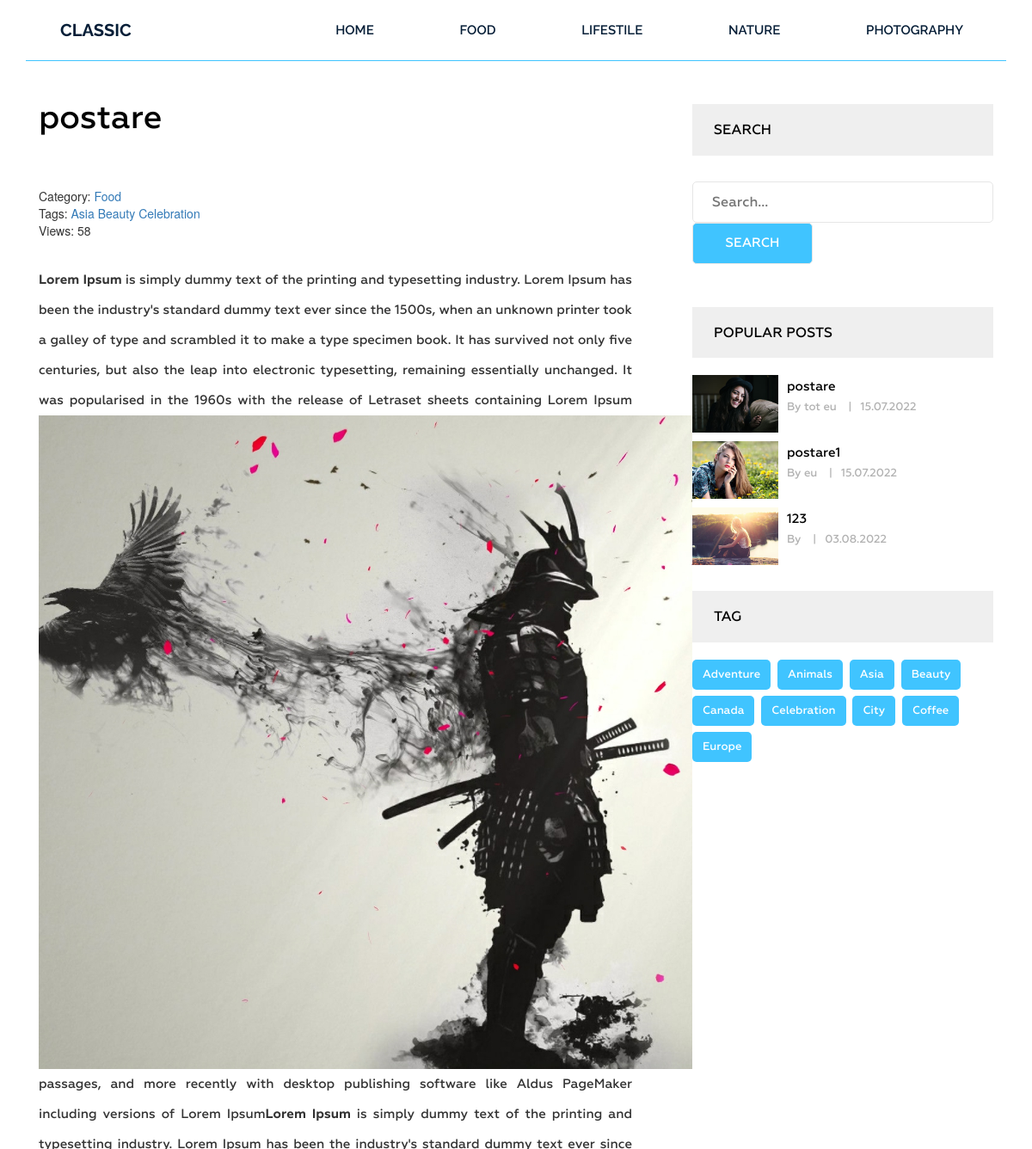
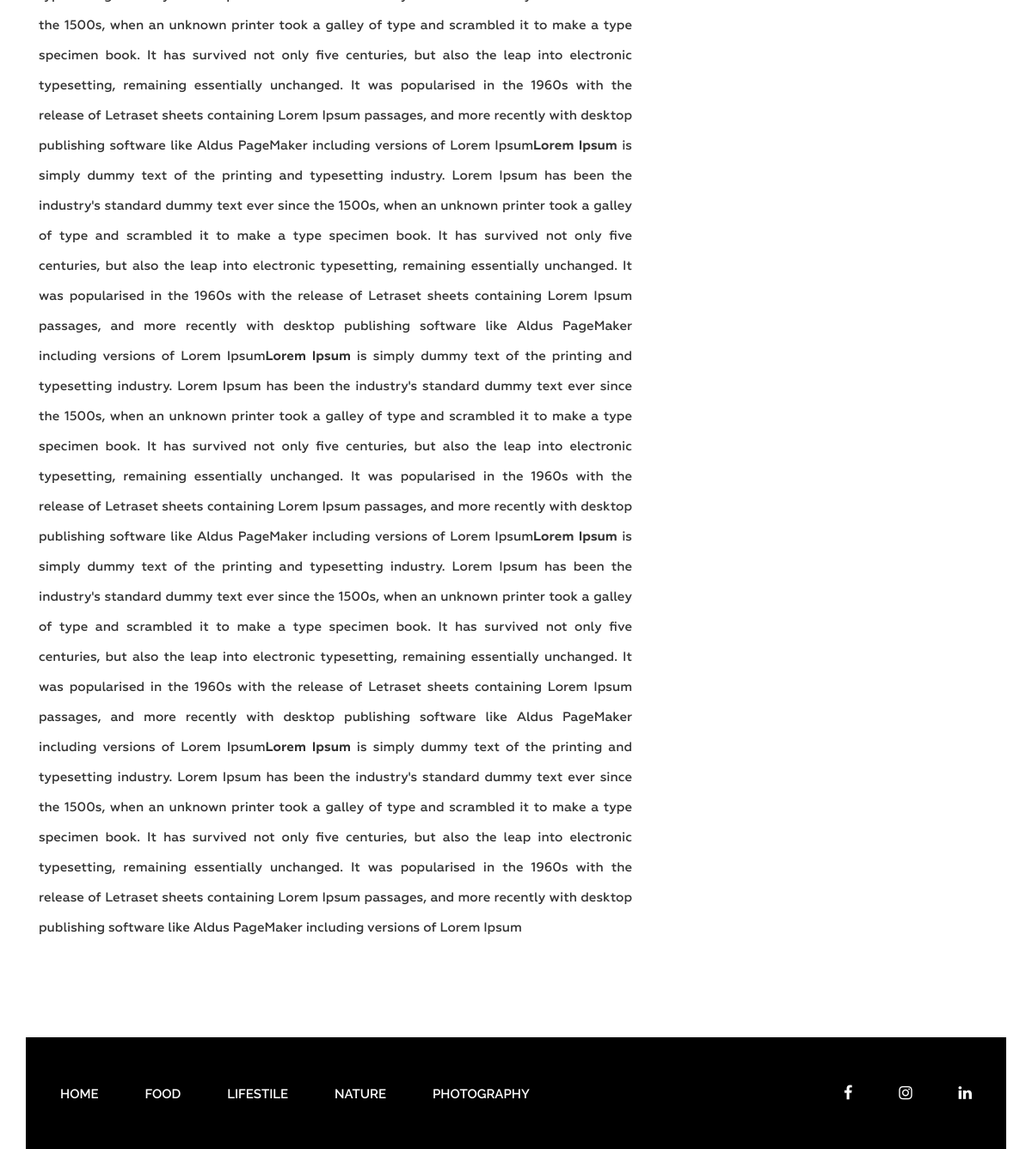
/post/postare/, run on the app's committed database (2 pictures, top to bottom).
### blog/models.py (models this page shows, shortened)
class Category(models.Model):
    title = models.CharField(max_length=255)
    slug = models.SlugField(max_length=255, verbose_name='Url', unique=True)
    def __str__(self):
        return self.title
    def get_absolute_url(self):
        return reverse('category', kwargs={"slug": self.slug})
    class Meta:
        verbose_name = 'Категория(ю)'
        verbose_name_plural = 'Категории'
        ordering = ['title']

class Post(models.Model):
    title = models.CharField(max_length=255)
    slug = models.SlugField(max_length=255, verbose_name='Url', unique=True)
    author = models.CharField(max_length=100)
    content = models.TextField(blank=True)
    created_at = models.DateTimeField(auto_now_add=True, verbose_name='Опубликовано')
    photo = models.ImageField(upload_to='photos/%Y/%m/%d/', blank=True)
    views = models.IntegerField(default=0, verbose_name='Кол-во просмотров')
    category = models.ForeignKey(Category, on_delete=models.PROTECT, related_name='posts')
    tags = models.ManyToManyField(Tag, blank=True, related_name='posts')
    def get_absolute_url(self):
        return reverse('post', kwargs={"slug": self.slug})
    class Meta:
        verbose_name = 'Статья(ю)'
        verbose_name_plural = 'Статьи'
        ordering = ['-created_at']

class Tag(models.Model):
    title = models.CharField(max_length=50)
    slug = models.SlugField(max_length=50, verbose_name='Url', unique=True)
    def get_absolute_url(self):
        return reverse('tag', kwargs={"slug": self.slug})
    class Meta:
        verbose_name = 'tag'
        verbose_name_plural = 'tags'
        ordering = ['title']

### blog/views.py (the view)
# urls.py: path('post/<str:slug>/', GetPost.as_view(), name='post'),
class GetPost(DetailView):
    model = Post
    template_name = 'blog/single.html'
    context_object_name = 'post'
    def get_context_data(self, *, object_list=None, **kwargs):
        context = super().get_context_data(**kwargs)
        self.object.views = F('views') + 1
        self.object.save()
        self.object.refresh_from_db()
        return context

### blog/templatetags/menu.py (called while the page is built)
@register.inclusion_tag('blog/menu_tpl.html')
def show_menu(menu_class='menu'):
    categories = Category.objects.all()
    return {"categories": categories, "menu_class": menu_class}

### blog/templatetags/sidebar.py (called while the page is built)
@register.inclusion_tag('blog/popular_posts_tpl.html')
def get_popular(cnt=3):
    posts = Post.objects.order_by('-views')[:cnt]
    return {"posts": posts}

@register.inclusion_tag('blog/tags_tpl.html')
def get_tags():
    tags = Tag.objects.all()
    return {"tags": tags}

### blog/templates/blog/single.html (shortened to what this page needs)
{% extends 'base.html' %}
{% load static %}
{% load sidebar%}
{% block content %}
<section class="single-blog-area">
    <div class="container">
        <div class="row">
            <div class="col-md-12">
                <div class="border-top">
                    <div class="col-md-8">
                        <div class="blog-area">
                            <div class="blog-area-part">
                                <h2>{{post.title}}</h2>
                                <div class="single-content">
                                    <div>
                                        <span>
                                            Category: <a href="{{post.category.get_absolute_url}}">{{post.category}}</a>
                                        </span>
                                        <br>
                                        {% if post.tags.exists %}
                                        <span>
                                            Tags:
                                            {%for tag in post.tags.all%}
                                            <a href="{{tag.get_absolute_url}}">{{tag.title}}</a>
                                            {%endfor%}
                                        </span>
                                        <br>
                                        {% endif%}
                                        <span>Views: {{post.views}}</span>
                                    </div>
                                    {{post.content|safe}}
                                </div>
                            </div>
                        </div>
                    </div>
                    <div class="col-md-4">
                        <div class="newsletter">
                            <h2 class="sidebar-title">Search</h2>
                            <form action="{% url 'search' %}" method="get">
                                <input type="text" name="s"  placeholder="Search...">
                                <input type="submit" value="Search">
                            </form>
                        </div>
                        {% get_popular 3 %}
                        {% get_tags %}
                    </div>
                </div>
            </div>
        </div>
    </div>
</section>
{% endblock %}

### templates/base.html (shortened to what this page needs)
{% load static %}
{% load cache %}
<!DOCTYPE html>
<html lang="en">
<head>
    <link rel="stylesheet" href="{% static 'css/bootstrap.css' %}">
    <link rel="stylesheet" href="{% static 'css/font-awesome.min.css' %}">
    <link rel="stylesheet" href="{% static 'css/owl.carousel.min.css' %}">
    <link rel="stylesheet" href="{% static 'css/owl.theme.default.min.css' %}">
    <link rel="stylesheet" href="{% static 'style.css' %}">
    <link rel="stylesheet" href="{% static 'responsive.css' %}">
</head>
<body>
    <div class="wrapper">
        {% cache 20 header %}
        {% include 'inc/_header.html' %}
        {% endcache %}
        {% block content %}{% endblock %}
        {% cache 20 footer %}
        {% include 'inc/_footer.html' %}
        {% endcache %}
    </div>
</body>
</html>

### templates/inc/_header.html
{% load menu %}
<header class="header">
    <div class="container">
        <div class="row">
            <div class="col-md-2">
                <div class="logo">
                    <h2><a href="{% url 'home' %}">Classic</a></h2>
                </div>
            </div>
            <div class="col-md-10">
                {% show_menu %}
            </div>
        </div>
    </div>
</header>

### blog/templates/blog/menu_tpl.html
<div class="{{ menu_class }}">
    <ul>
        <li><a href="{% url 'home' %}">Home</a></li>
        {% for item in categories %}
        <li><a href="{{ item.get_absolute_url }}">{{ item.title }}</a></li>
        {% endfor %}
    </ul>
</div>

### blog/templates/blog/popular_posts_tpl.html
<h2 class="sidebar-title">Popular Posts</h2>
<div class="grid">
    {% for post in posts%}
    <div class="portfolio-item popular">
        {% if post.photo %}
        <img src="{{ post.photo.url }}" alt="{{ post.title }}">
        {% else %}
        <img src="https://picsum.photos/id/1060/300/201/?blur=2" alt="{{ post.title }}">
        {% endif %}
        <div class="portfolio-text">
            <h5><a href="{{post.get_absolute_url}}">{{post.title}}</a></h5>
            <p>By {{post.author}} <span>|</span>{{ post.created_at|date:"d.m.Y" }}</p>
        </div>
    </div>
    {% endfor %}
</div>

### blog/templates/blog/tags_tpl.html
<div class="tags">
    <h2 class="sidebar-title">Tag</h2>
  {% for tag in tags %}
    <p><a href="{{tag.get_absolute_url}}">{{tag.title}}</a></p>
  {% endfor %}
</div>

### templates/inc/_footer.html
{% load menu %}
<footer class="footer">
    <div class="container">
        <div class="row">
            <div class="col-md-12">
                <div class="footer-bg">
                    <div class="row">
                        <div class="col-md-9">
                            {% show_menu 'footer-menu' %}
                        </div>
                        <div class="col-md-3">
                            <div class="footer-icon">
                                <p><a href="https://www.facebook.com/vlad.ungureanu.372/"><i class="fa fa-facebook" aria-hidden="true"></i></a>
                                    <a href="https://www.instagram.com/icg.thdr/"><i class="fa fa-instagram" aria-hidden="true"></i></a>
                                    <a href="https://www.linkedin.com/in/vlad-ungureanu-ba3630247/"><i class="fa fa-linkedin" aria-hidden="true"></i></a>
                            </div>
                        </div>
                    </div>
                </div>
            </div>
        </div>
    </div>
</footer>

### siteblog/static/style.css (style rules this page uses)
.wrapper header.header .logo h2 { margin: 0 0 0 40px; padding: 0; }
.wrapper header.header .logo h2 a { color: #061e37; font-family: "Raleway", sans-serif; font-size: 20px; font-weight: 700; text-decoration: none; line-height: 70px; padding: 22px 0; text-transform: uppercase; }
.wrapper header.header .menu { margin: 0 }
.wrapper header.header .menu ul { float: right; margin: 0; padding: 0; margin-right: 4px; }
.wrapper header.header .menu ul li { display: inline-block; list-style: outside none none; margin: 0 -4px 0 0; }
.wrapper header.header .menu ul li a { color: rgb(6, 30, 55); font-family: "Raleway", sans-serif; font-size: 15px; font-weight: 600; line-height: 70px; padding: 26px 50px; text-decoration: none; text-transform: uppercase; }
.wrapper footer.footer { height: 130px; }
.wrapper footer .footer-bg { background: #000 none repeat scroll 0 0; height: 130px; overflow: hidden; }
.wrapper footer.footer .footer-menu { margin: 0 }
.wrapper footer.footer .footer-menu ul { line-height: 130px; margin: 0; padding: 0; }
.wrapper footer.footer .footer-menu ul li { display: inline; list-style: outside none none; margin: 0; padding: 30px 0px; }
.wrapper footer.footer .footer-menu ul li a { color: #fff; font-family: "Raleway", sans-serif; font-size: 15px; font-weight: 600; line-height: 70px; margin-left: 40px; padding: 26px 10px 26px 0; text-decoration: none; text-transform: uppercase; }
.wrapper footer.footer .footer-icon p { float: right; line-height: 130px; }
.wrapper footer.footer .footer-icon p i { color: #fff; font-size: 18px; margin-right: 30px; padding: 10px; }
.single-blog-area { margin-bottom: 100px; }
.single-blog-area .border-top { border-top: 1px solid #40c4ff; }
.single-blog-area h2 { color: #010101; font-family: Geometria; font-size: 38px; font-weight: 500; margin-bottom: 60px; margin-top: 45px; }
.single-blog-area p { font-family: Geometria; font-size: 15px; font-weight: 500; line-height: 35px; position: relative; text-align: justify; }
.single-blog-area .blog-area-part p { margin-top: 30px; }
.single-blog-area img { width: 100% }
.single-blog-area .blog-area { margin-right: 40px; }
.single-blog-area form input { border: 1px solid #e6e6e6; margin: 0; padding: 12px 22px; border-radius: 5px; width: 100% }
.single-blog-area form input[placeholder] { color: #000; font-family: Geometria; font-size: 16px; font-weight: 500; }
.single-blog-area form { margin: 50px 0 0; position: relative; }
.grid .portfolio-item { margin-bottom: 30px; }
.grid .portfolio-item img { float: left; height: 72px; width: 72px; }
.single-blog-area .grid .portfolio-item .portfolio-text { margin-left: 110px; }
.single-blog-area .grid .portfolio-item .portfolio-text h5 { margin: 0 }
.single-blog-area .grid .portfolio-item .portfolio-text h5 a { color: #000; font-family: Geometria; font-size: 15px; font-weight: 500; line-height: 27px; text-decoration: none; }
.single-blog-area .grid .portfolio-item .portfolio-text p { font-family: Geometria; font-size: 13px; font-weight: 500; line-height: 20px; color: #b2b2b2; }
.single-blog-area .grid .portfolio-item .portfolio-text p span { margin: 0 10px; }
.single-blog-area h2.sidebar-title { background: #efefef none repeat scroll 0 0; color: #000; font-family: Geometria; font-size: 16px; font-weight: 500; margin-bottom: 20px; margin-top: 50px; padding: 21px 25px; text-transform: uppercase; }
.single-blog-area .tags p { background: #40c4ff none repeat scroll 0 0; border-radius: 5px; display: inline-block; font-family: Geometria; font-size: 13px; font-weight: 500; margin-right: 4px; padding: 0 12px; margin-bottom: 7px; }
.single-blog-area .tags p a { color: #fff; display: inline-block; text-decoration: none; }
.single-blog-area .newsletter form { margin: 30px 0 0; }
.single-blog-area .newsletter input[type="submit"] { width: 40%; background: #40c4ff; color: #fff; text-transform: uppercase; font-family: Geometria; font-size: 15px; font-weight: 500; }
.grid .portfolio-item img { width: 100px; height: auto; }

### data on the page
Category: title "FOOD"
Category: title "LIFESTILE"
Category: title "NATURE"
Category: title "PHOTOGRAPHY"
Post: title "postare", category "Food", views "58", content "Lorem Ipsum is simply dummy text of the printing and typesetting industry. Lorem Ipsum has been the industry's standard dummy text ever since the 1500s, when an unknown printer took a galley of type and scrambled it to make a type specimen book. It has survived not only five centuries, but also the leap into electronic typesetting, remaining essentially unchanged. It was popularised in the 1960s with the release of Letraset sheets containing Lorem Ipsum passages, and more recently with desktop publishing software like Aldus PageMaker including versions of Lorem Ipsum Lorem Ipsum is simply dummy text of the printing and typesetting industry. Lorem Ipsum has been the industry's standard dummy…", content (picture), photo (picture), author "tot eu", created_at "15.07.2022"
Tag: title "Asia"
Tag: title "Beauty"
Tag: title "Celebration"
Post: photo (picture), title "postare1", author "eu", created_at "15.07.2022"
Post: photo (picture), title "123", created_at "03.08.2022"
Tag: title "Adventure"
Tag: title "Animals"
Tag: title "Canada"
Tag: title "City"
Tag: title "Coffee"
Tag: title "Europe"
